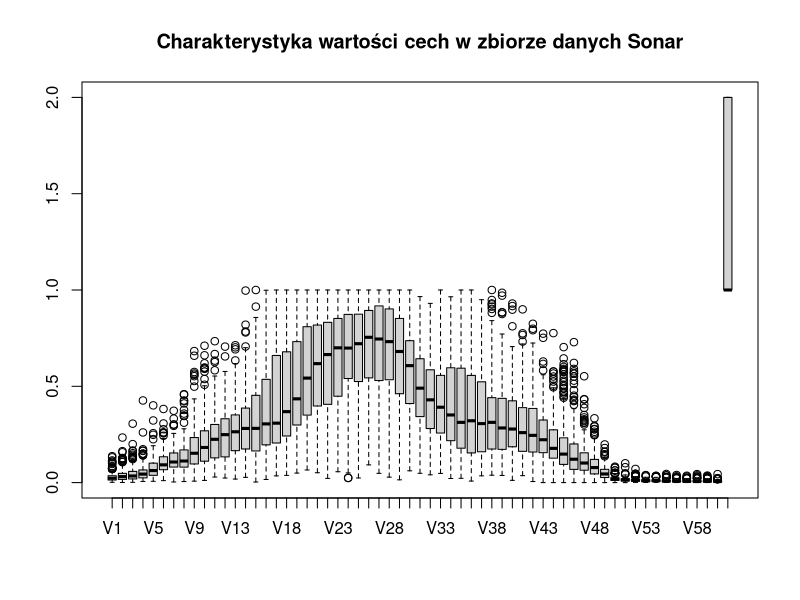
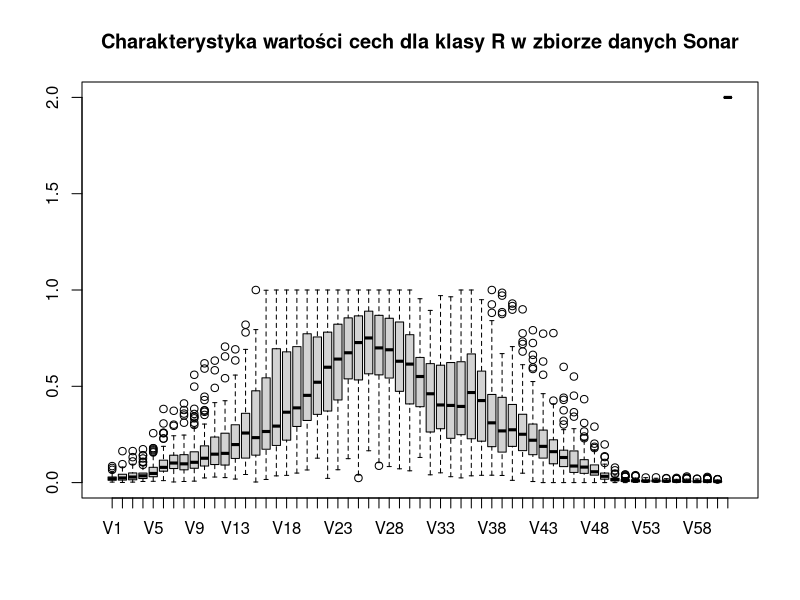
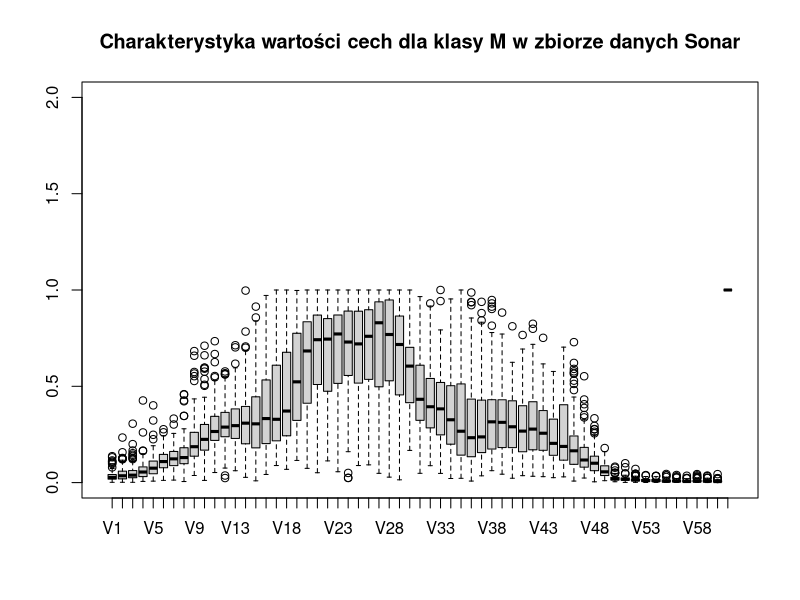
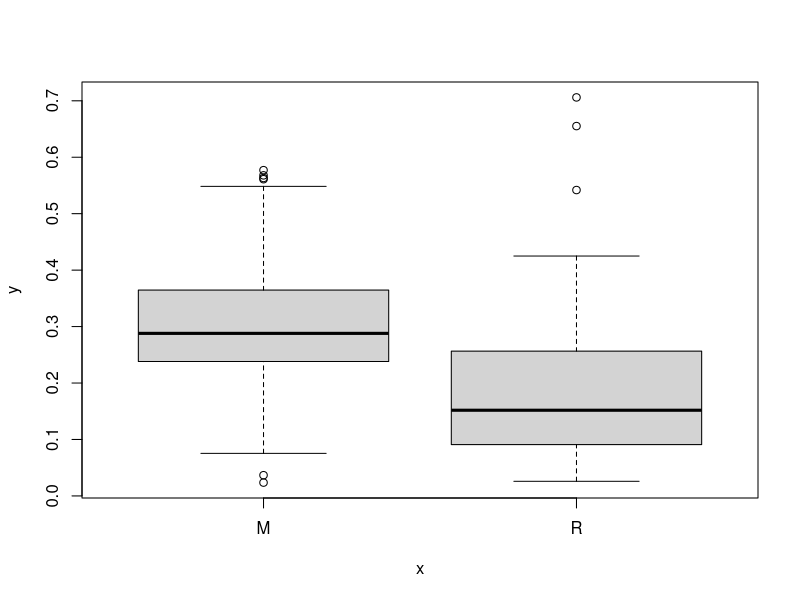
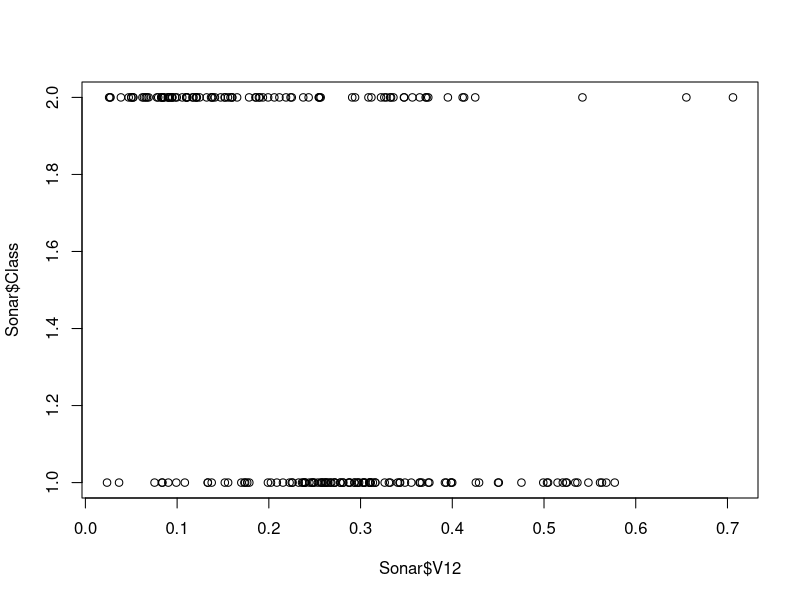
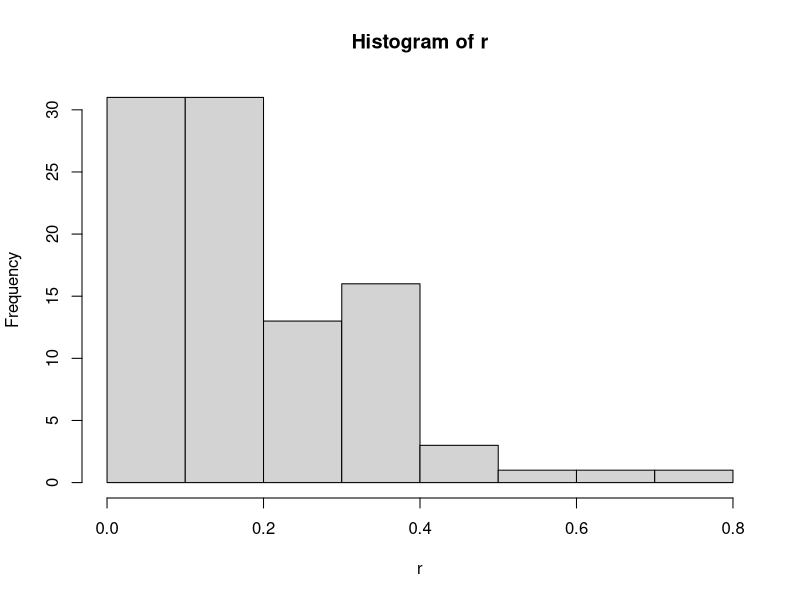
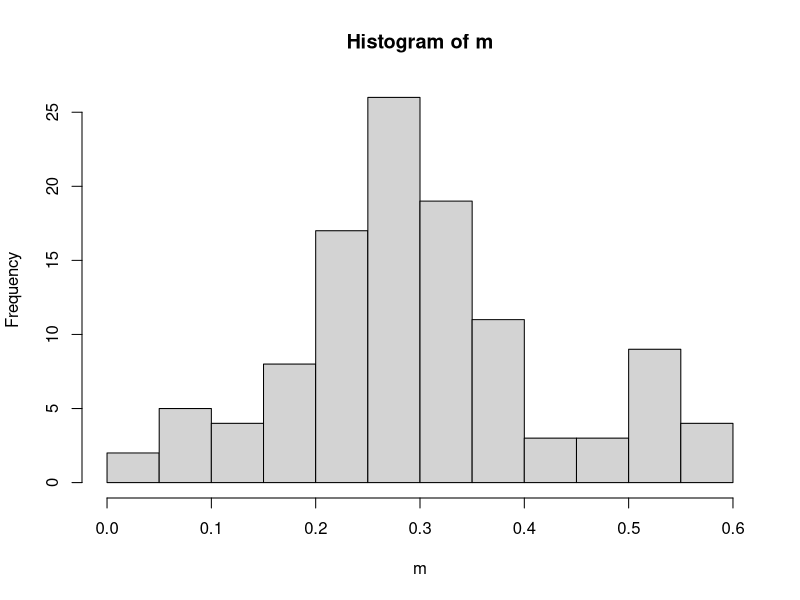
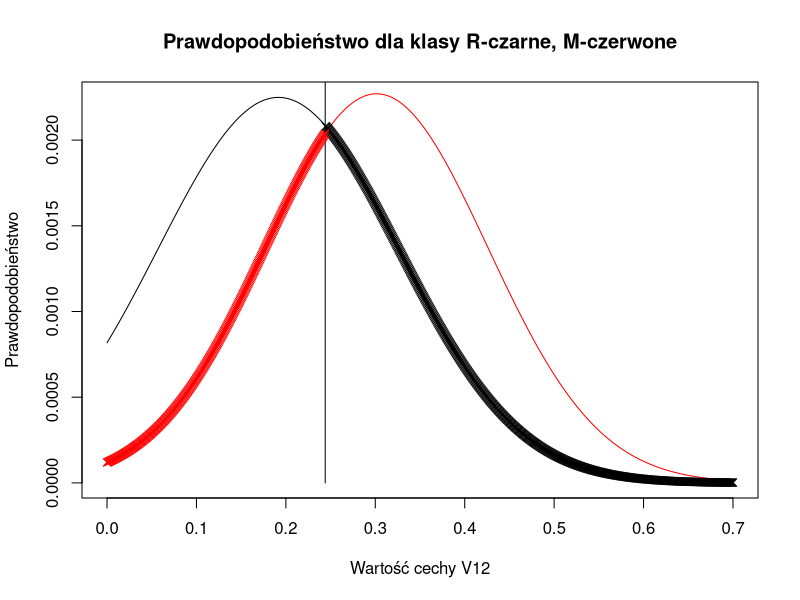

These charts were generated, in order, by the following R code:
library(mlbench)
data(Sonar) #wczytanie zbioru danych do środowiska. Dokumentację wywołać można poleceniem ?Sonar
summary(Sonar) #proste podsumowanie danych, przedziały kwartylowe

boxplot(Sonar, main = "Charakterystyka wartości cech w zbiorze danych Sonar", ylim = c(0, 2))
boxplot(Sonar[Sonar$Class == "R", ], main = "Charakterystyka wartości cech dla klasy R w zbiorze danych Sonar", ylim = c(0, 2))
boxplot(Sonar[Sonar$Class == "M", ], main = "Charakterystyka wartości cech dla klasy M w zbiorze danych Sonar", ylim = c(0, 2))

plot(Sonar$Class, Sonar$V12) #plot rozpoznaje typ danych Class - jakościowe i prezentuje wykresy typu boxplot
plot(Sonar$V12, Sonar$Class) #pseudokodowanie klass, M=2, R=1. Widoczny charakter rozkładów wartości różny dla obu klas

r = Sonar$V12[Sonar$Class == "R"]
m = Sonar$V12[Sonar$Class == "M"]
#wyznaczone statystyki wartości, do użycia w modelu gęstości prawdopodobieństwa
mr = mean(r)

sdr = sd(r)
mm = mean(m)
sdm = sd(m)
sprintf(
  "Średnia i odchylenie dla klasy %s równe są: mean %0.2f sd %0.4f",
  c("R", "M"),
  c(mr, mm),
  c(sdr, sdm)
)
hist(r)
hist(m)

x = seq(0, 0.7, length = 1000)
mteoret = dnorm(x, mean = mm, sd = sdm)
mteoret = mteoret / sum(mteoret) #normalizacja, tak by całe pole pod wykresem było równe 1.
rteoret = dnorm(x, mean = mr, sd = sdr)
rteoret = rteoret / sum(rteoret)
plot(
  x,
  rteoret,
  ylab = "Prawdopodobieństwo",
  xlab = "Wartość cechy V12",
  main = "Prawdopodobieństwo dla klasy R-czarne, M-czerwone",
  type = "l",
  col = "black"
)
points(x, mteoret, type = "l", col = "red")

prog = 0.244
points(c(prog, prog), c(0, 1), col = "black", type = "l")
points(x[x > prog], rteoret[x > prog], pch = 4, col = "black")
points(x[x <= prog], mteoret[x <= prog], pch = 4, col = "red")

liczbaR = sum(Sonar$Class == "R") #sum tutaj zlicza przypadki gdy warunek jest TRUE
liczbaM = sum(Sonar$Class == "M")

R.T = sum(Sonar$V129[Sonar$Class == "R"] <= prog) #sum tutaj zlicza przypadki gdy cały warunek jest TRUE, czyli wiersze gdzie klasa to R oraz wartości są poniżej progu
R.TPR = R.T / liczbaR #true positive rate

M.T = sum(Sonar$V12[Sonar$Class == "M"] > prog)
M.TPR = M.T / liczbaM #true positive rate

sprintf(
  "Dla progu decyzyjnego V12 = %0.3f true positive rate dla klasy %s wynosi %0.2f",
  c(prog),
  c("R", "M"),
  c(R.TPR, M.TPR)
)

R.F = sum(Sonar$V12[Sonar$Class == "R"] > prog) #czarne krzyżyki
R.FNR = R.F / liczbaR #false negative rate

M.F = sum(Sonar$V12[Sonar$Class == "M"] <= prog) #czerwone krzyżyki
M.FNR = M.F / liczbaM #true negative rate

sprintf(
  "Dla progu decyzyjnego V12 = %0.3f false negative rate dla klasy %s wynosi %0.2f",
  c(prog),
  c("R", "M"),
  c(R.FNR, M.FNR)
)